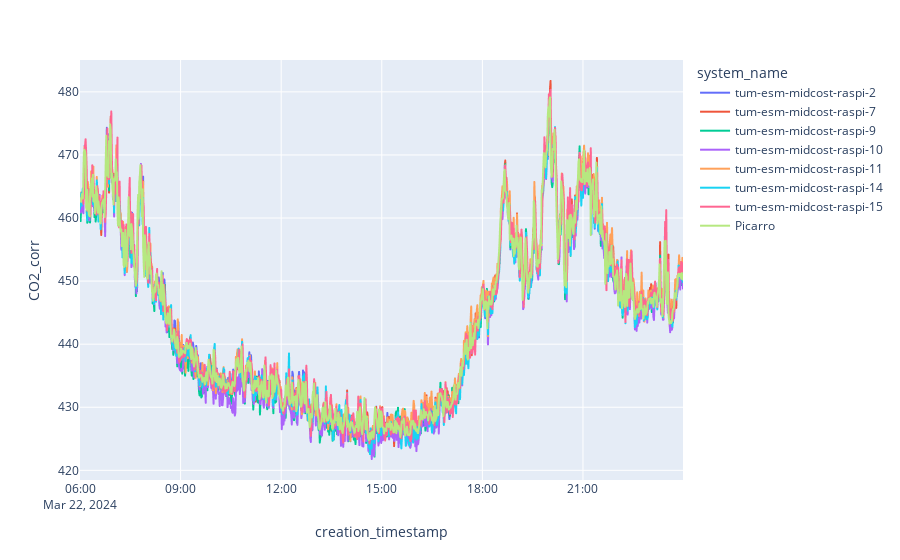

The notebook cell saved with this chart:
### Code cell
# Quality Check

sbs = [2,7,9,10,11,14,15,17]

from datetime import datetime, timezone

start = datetime(2024, 3, 22, 6, 0, 0).replace(tzinfo=timezone.utc)
end = datetime(2024, 3, 22, 23, 59, 59).replace(tzinfo=timezone.utc)

df_temp = df_plot.filter(pl.col("system_name").is_in([f"tum-esm-midcost-raspi-{id}" for id in sbs] + ["Picarro"])).filter(pl.col("creation_timestamp").is_between(start, end))

fig = px.line(df_temp, x="creation_timestamp", y = "CO2_corr", color = "system_name")
fig.show()

### Figure 1 — Plotly figure (JSON) as saved in the notebook; plotly's stock layout.template omitted (floating-point values rounded to 4 significant figures; data arrays with more than 128 entries replaced by an {"elided": "..."} marker saying what was removed)
{"data": [{"hovertemplate": "system_name=tum-esm-midcost-raspi-2<br>creation_timestamp=%{x}<br>CO2_corr=%{y}<extra></extra>", "legendgroup": "tum-esm-midcost-raspi-2", "line": {"color": "#636efa", "dash": "solid"}, "marker": {"symbol": "circle"}, "mode": "lines", "name": "tum-esm-midcost-raspi-2", "showlegend": true, "type": "scattergl", "x": {"elided": "1080 str values"}, "xaxis": "x", "y": {"elided": "1080 float values"}, "yaxis": "y"}, {"hovertemplate": "system_name=tum-esm-midcost-raspi-7<br>creation_timestamp=%{x}<br>CO2_corr=%{y}<extra></extra>", "legendgroup": "tum-esm-midcost-raspi-7", "line": {"color": "#EF553B", "dash": "solid"}, "marker": {"symbol": "circle"}, "mode": "lines", "name": "tum-esm-midcost-raspi-7", "showlegend": true, "type": "scattergl", "x": {"elided": "1079 str values"}, "xaxis": "x", "y": {"elided": "1079 float values"}, "yaxis": "y"}, {"hovertemplate": "system_name=tum-esm-midcost-raspi-9<br>creation_timestamp=%{x}<br>CO2_corr=%{y}<extra></extra>", "legendgroup": "tum-esm-midcost-raspi-9", "line": {"color": "#00cc96", "dash": "solid"}, "marker": {"symbol": "circle"}, "mode": "lines", "name": "tum-esm-midcost-raspi-9", "showlegend": true, "type": "scattergl", "x": {"elided": "1079 str values"}, "xaxis": "x", "y": {"elided": "1079 float values"}, "yaxis": "y"}, {"hovertemplate": "system_name=tum-esm-midcost-raspi-10<br>creation_timestamp=%{x}<br>CO2_corr=%{y}<extra></extra>", "legendgroup": "tum-esm-midcost-raspi-10", "line": {"color": "#ab63fa", "dash": "solid"}, "marker": {"symbol": "circle"}, "mode": "lines", "name": "tum-esm-midcost-raspi-10", "showlegend": true, "type": "scattergl", "x": {"elided": "1078 str values"}, "xaxis": "x", "y": {"elided": "1078 float values"}, "yaxis": "y"}, {"hovertemplate": "system_name=tum-esm-midcost-raspi-11<br>creation_timestamp=%{x}<br>CO2_corr=%{y}<extra></extra>", "legendgroup": "tum-esm-midcost-raspi-11", "line": {"color": "#FFA15A", "dash": "solid"}, "marker": {"symbol": "circle"}, "mode": "lines", "name": "tum-esm-midcost-raspi-11", "showlegend": true, "type": "scattergl", "x": {"elided": "1080 str values"}, "xaxis": "x", "y": {"elided": "1080 float values"}, "yaxis": "y"}, {"hovertemplate": "system_name=tum-esm-midcost-raspi-14<br>creation_timestamp=%{x}<br>CO2_corr=%{y}<extra></extra>", "legendgroup": "tum-esm-midcost-raspi-14", "line": {"color": "#19d3f3", "dash": "solid"}, "marker": {"symbol": "circle"}, "mode": "lines", "name": "tum-esm-midcost-raspi-14", "showlegend": true, "type": "scattergl", "x": {"elided": "1080 str values"}, "xaxis": "x", "y": {"elided": "1080 float values"}, "yaxis": "y"}, {"hovertemplate": "system_name=tum-esm-midcost-raspi-15<br>creation_timestamp=%{x}<br>CO2_corr=%{y}<extra></extra>", "legendgroup": "tum-esm-midcost-raspi-15", "line": {"color": "#FF6692", "dash": "solid"}, "marker": {"symbol": "circle"}, "mode": "lines", "name": "tum-esm-midcost-raspi-15", "showlegend": true, "type": "scattergl", "x": {"elided": "1080 str values"}, "xaxis": "x", "y": {"elided": "1080 float values"}, "yaxis": "y"}, {"hovertemplate": "system_name=Picarro<br>creation_timestamp=%{x}<br>CO2_corr=%{y}<extra></extra>", "legendgroup": "Picarro", "line": {"color": "#B6E880", "dash": "solid"}, "marker": {"symbol": "circle"}, "mode": "lines", "name": "Picarro", "showlegend": true, "type": "scattergl", "x": {"elided": "1080 str values"}, "xaxis": "x", "y": {"elided": "1080 float values"}, "yaxis": "y"}], "layout": {"legend": {"title": {"text": "system_name"}, "tracegroupgap": 0}, "margin": {"t": 60}, "xaxis": {"anchor": "y", "domain": [0, 1], "title": {"text": "creation_timestamp"}}, "yaxis": {"anchor": "x", "domain": [0, 1], "title": {"text": "CO2_corr"}}}}
